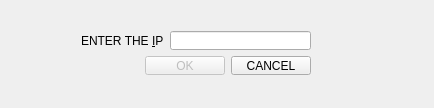
<?xml version="1.0" encoding="UTF-8"?>
<ui version="4.0">
 <class>Dialog</class>
 <widget class="QDialog" name="Dialog">
  <property name="geometry">
   <rect>
    <x>0</x>
    <y>0</y>
    <width>434</width>
    <height>108</height>
   </rect>
  </property>
  <property name="windowTitle">
   <string>RAO's IP VALIDATOR</string>
  </property>
  <widget class="QWidget" name="">
   <property name="geometry">
    <rect>
     <x>70</x>
     <y>20</y>
     <width>252</width>
     <height>66</height>
    </rect>
   </property>
   <layout class="QVBoxLayout" name="verticalLayout">
    <item>
     <layout class="QHBoxLayout" name="horizontalLayout">
      <item>
       <widget class="QLabel" name="label">
        <property name="text">
         <string>ENTER THE &amp;IP</string>
        </property>
        <property name="buddy">
         <cstring>lineEdit</cstring>
        </property>
       </widget>
      </item>
      <item>
       <widget class="QLineEdit" name="lineEdit"/>
      </item>
     </layout>
    </item>
    <item>
     <layout class="QHBoxLayout" name="horizontalLayout_2">
      <item>
       <spacer name="horizontalSpacer">
        <property name="orientation">
         <enum>Qt::Horizontal</enum>
        </property>
        <property name="sizeHint" stdset="0">
         <size>
          <width>40</width>
          <height>20</height>
         </size>
        </property>
       </spacer>
      </item>
      <item>
       <widget class="QPushButton" name="pushButton">
        <property name="enabled">
         <bool>false</bool>
        </property>
        <property name="text">
         <string>OK</string>
        </property>
        <property name="default">
         <bool>true</bool>
        </property>
       </widget>
      </item>
      <item>
       <widget class="QPushButton" name="pushButton_2">
        <property name="text">
         <string>CANCEL</string>
        </property>
       </widget>
      </item>
     </layout>
    </item>
   </layout>
  </widget>
 </widget>
 <layoutdefault spacing="6" margin="11"/>
 <resources/>
 <connections/>
</ui>
